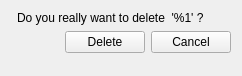
<?xml version="1.0" encoding="UTF-8"?>
<ui version="4.0">
 <class>manufacturer_delete_form</class>
 <widget class="QWidget" name="manufacturer_delete_form">
  <property name="windowModality">
   <enum>Qt::ApplicationModal</enum>
  </property>
  <property name="geometry">
   <rect>
    <x>0</x>
    <y>0</y>
    <width>242</width>
    <height>76</height>
   </rect>
  </property>
  <property name="windowTitle">
   <string>Delete manufacturer</string>
  </property>
  <property name="windowIcon">
   <iconset resource="../configurator.qrc">
    <normaloff>:/images/building.png</normaloff>:/images/building.png</iconset>
  </property>
  <layout class="QFormLayout" name="formLayout">
   <property name="fieldGrowthPolicy">
    <enum>QFormLayout::AllNonFixedFieldsGrow</enum>
   </property>
   <item row="2" column="1">
    <widget class="QLabel" name="label_2">
     <property name="text">
      <string>Do you really want to delete  '%1' ?</string>
     </property>
     <property name="action" stdset="0">
      <string>ManufacturerRequest manufacturer {id={main.id}}</string>
     </property>
     <property name="answer" stdset="0">
      <string>Manufacturer manufacturer {id={?}; parentID={?}; name{{1}}; normalizedName{{?}}; description{{?}}; webPage{{?}}; picture{id={?}}}</string>
     </property>
    </widget>
   </item>
   <item row="3" column="1">
    <layout class="QHBoxLayout" name="horizontalLayout_2">
     <item>
      <spacer name="horizontalSpacer">
       <property name="orientation">
        <enum>Qt::Horizontal</enum>
       </property>
       <property name="sizeHint" stdset="0">
        <size>
         <width>40</width>
         <height>20</height>
        </size>
       </property>
      </spacer>
     </item>
     <item>
      <widget class="QPushButton" name="delete_2">
       <property name="text">
        <string>Delete</string>
       </property>
       <property name="action" stdset="0">
        <string notr="true">deleteManufacturer manufacturer {id={main.id}}</string>
       </property>
       <property name="datasignal:clicked" stdset="0">
        <string notr="true">manufacturers</string>
       </property>
       <property name="form" stdset="0">
        <string>_CLOSE_</string>
       </property>
      </widget>
     </item>
     <item>
      <widget class="QPushButton" name="cancel">
       <property name="text">
        <string>Cancel</string>
       </property>
       <property name="form" stdset="0">
        <string notr="true">_CLOSE_</string>
       </property>
      </widget>
     </item>
    </layout>
   </item>
  </layout>
 </widget>
 <tabstops>
  <tabstop>delete_2</tabstop>
  <tabstop>cancel</tabstop>
 </tabstops>
 <resources>
  <include location="../configurator.qrc"/>
  <include location="../configurator.qrc"/>
 </resources>
 <connections/>
</ui>
